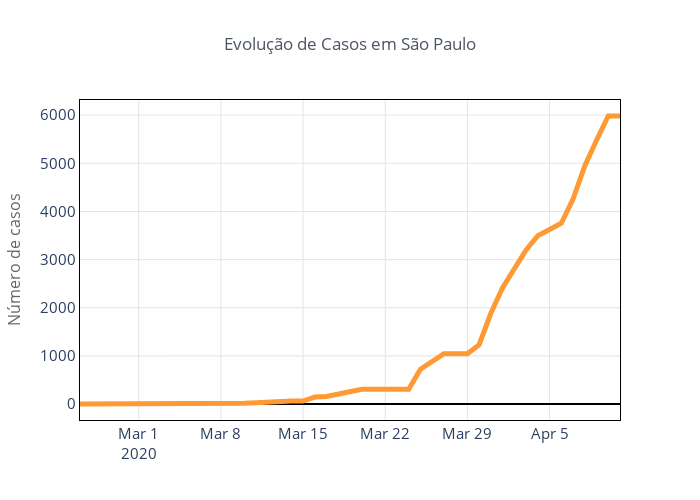

Notebook code cell kept with this figure:
### Code cell
cases[cases['city_ibge_code'] == 3550308.0].sort_values(by='date')\
.set_index('date')['last_available_confirmed'].iplot(
    title='Evolução de Casos em São Paulo',
    yTitle='Número de casos',
    theme='custom', width=5
)

### Figure 1 — Plotly figure (JSON) as saved in the notebook; plotly's stock layout.template omitted (floating-point values rounded to 4 significant figures)
{"data": [{"line": {"color": "rgba(255, 153, 51, 1.0)", "dash": "solid", "shape": "linear", "width": 5}, "mode": "lines", "name": "last_available_confirmed", "text": "", "type": "scatter", "x": ["2020-02-25", "2020-02-26", "2020-02-27", "2020-02-28", "2020-02-29", "2020-03-01", "2020-03-02", "2020-03-03", "2020-03-04", "2020-03-05", "2020-03-06", "2020-03-07", "2020-03-08", "2020-03-09", "2020-03-10", "2020-03-11", "2020-03-12", "2020-03-13", "2020-03-14", "2020-03-15", "2020-03-16", "2020-03-17", "2020-03-18", "2020-03-19", "2020-03-20", "2020-03-21", "2020-03-22", "2020-03-23", "2020-03-24", "2020-03-25", "2020-03-26", "2020-03-27", "2020-03-28", "2020-03-29", "2020-03-30", "2020-03-31", "2020-04-01", "2020-04-02", "2020-04-03", "2020-04-04", "2020-04-05", "2020-04-06", "2020-04-07", "2020-04-08", "2020-04-09", "2020-04-10", "2020-04-11"], "y": [1, 1, 1, 2, 2, 2, 2, 2, 3, 6, 6, 12, 15, 15, 18, 29, 44, 44, 62, 62, 145, 156, 214, 259, 306, 306, 306, 306, 306, 722, 899, 1044, 1044, 1044, 1233, 1885, 2418, 2815, 3202, 3496, 3612, 3754, 4258, 4947, 5477, 5982, 5982]}], "layout": {"height": 500, "legend": {"bgcolor": "#FFFFFF", "bordercolor": "#444444", "borderwidth": 0, "font": {"size": 12}, "itemclick": "toggle", "itemdoubleclick": "toggleothers", "itemsizing": "trace", "traceorder": "normal"}, "paper_bgcolor": "#FFFFFF", "plot_bgcolor": "#FFFFFF", "title": {"font": {"color": "#4D5663", "size": 17}, "text": "Evolução de Casos em São Paulo", "x": 0.5}, "width": 700, "xaxis": {"automargin": true, "gridcolor": "#E1E5ED", "linecolor": "#000000", "mirror": "ticks", "showline": true, "tickfont": {"size": 15}, "title": {"font": {"color": "#666666", "size": 16}, "text": ""}, "zerolinecolor": "#000000", "zerolinewidth": 2}, "yaxis": {"automargin": true, "gridcolor": "#E1E5ED", "linecolor": "#000000", "mirror": "ticks", "showline": true, "tickfont": {"size": 15}, "title": {"font": {"color": "#666666", "size": 16}, "text": "Número de casos"}, "zerolinecolor": "#000000", "zerolinewidth": 2}}}
